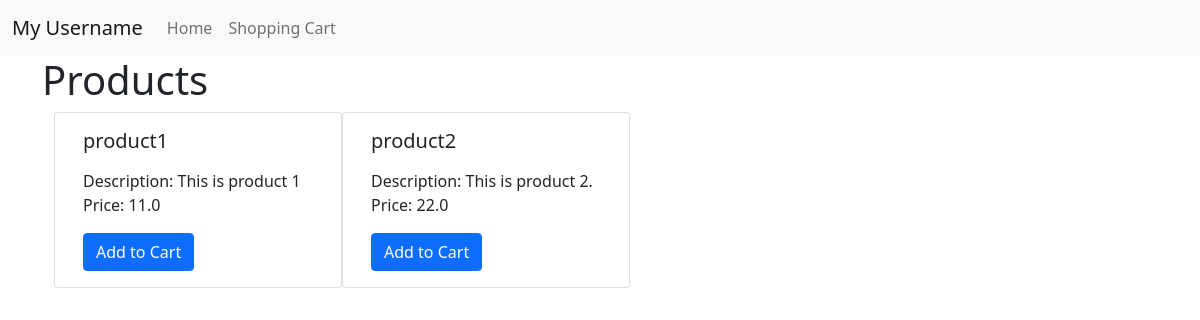
/home/, run on the app's committed database.
### crud_product/models.py (models this page shows, shortened)
class Product(models.Model):
    name = models.CharField(max_length=100)
    image = models.ImageField(null=True)
    detail = models.TextField()
    price = models.FloatField()

### crud_product/views.py (the view)
# urls.py: path('', views.home, name='homepage'),
def home(request):
    context = {
        'products': Product.objects.all()
    }
    return render(request, 'project/home.html', context)

### crud_product/templates/project/home.html (shortened to what this page needs)
{% extends "project/base.html" %}
    {% block content %}
    <h1>Products</h1>
    <div class="row container">
        {% for product in products %}
            <div class="card" style="width: 18rem;">
                <div class="card-body">
                    <h5 class="card-title">{{product.name}}</h5>
                    <p class="card-text">
                      <div>
                      Description: {{product.detail}}
                      Price: {{product.price}}
                      </div>
                    </p>
                    <form action="{% url 'add_to_cart' product.name%}" method="post" >
                        <input type="submit" class="btn btn-primary" value="Add to Cart">
                    </form>
                </div>
            </div>
        {% endfor %}
    </div>
    {% endblock content %}

### data on the page
Product: name "product1", detail "This is product 1", price "11.0"
Product: name "product2", detail "This is product 2.", price "22.0"
